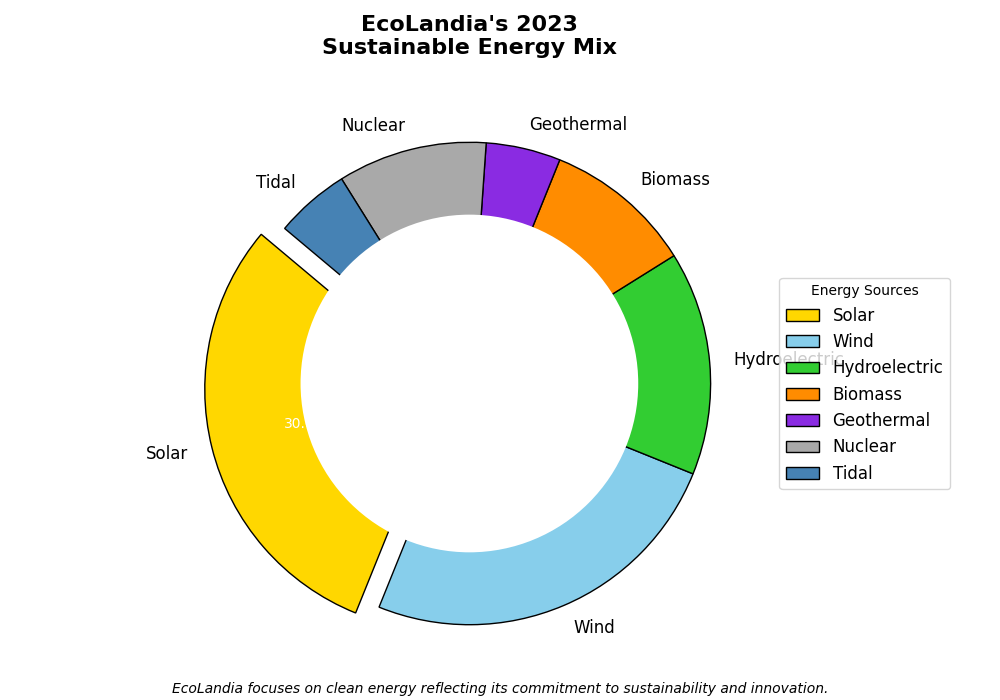

Here is the Python script that generated this plot:
import matplotlib.pyplot as plt

energy_sources = ['Solar', 'Wind', 'Hydroelectric', 'Biomass', 'Geothermal', 'Nuclear', 'Tidal']
energy_proportions = [30, 25, 15, 10, 5, 10, 5]
colors = ['#FFD700', '#87CEEB', '#32CD32', '#FF8C00', '#8A2BE2', '#A9A9A9', '#4682B4']
explode = (0.1, 0, 0, 0, 0, 0, 0)

fig, ax = plt.subplots(figsize=(10, 7))
wedges, texts, autotexts = ax.pie(energy_proportions, labels=energy_sources, autopct='%1.1f%%', startangle=140, 
                                  colors=colors, explode=explode, wedgeprops={'edgecolor': 'black', 'linewidth': 1})

for text in texts:
    text.set_fontsize(12)
for autotext in autotexts:
    autotext.set_fontsize(10)
    autotext.set_color('white')

centre_circle = plt.Circle((0,0), 0.70, fc='white')
fig.gca().add_artist(centre_circle)

plt.title('EcoLandia\'s 2023\nSustainable Energy Mix', fontsize=16, fontweight='bold', pad=20)
plt.legend(wedges, energy_sources, title="Energy Sources", loc="center left", bbox_to_anchor=(1, 0.5), fontsize=12)
plt.figtext(0.5, 0.01, "EcoLandia focuses on clean energy reflecting its commitment to sustainability and innovation.",
            ha="center", fontsize=10, fontstyle='italic')

plt.tight_layout()
plt.show()
